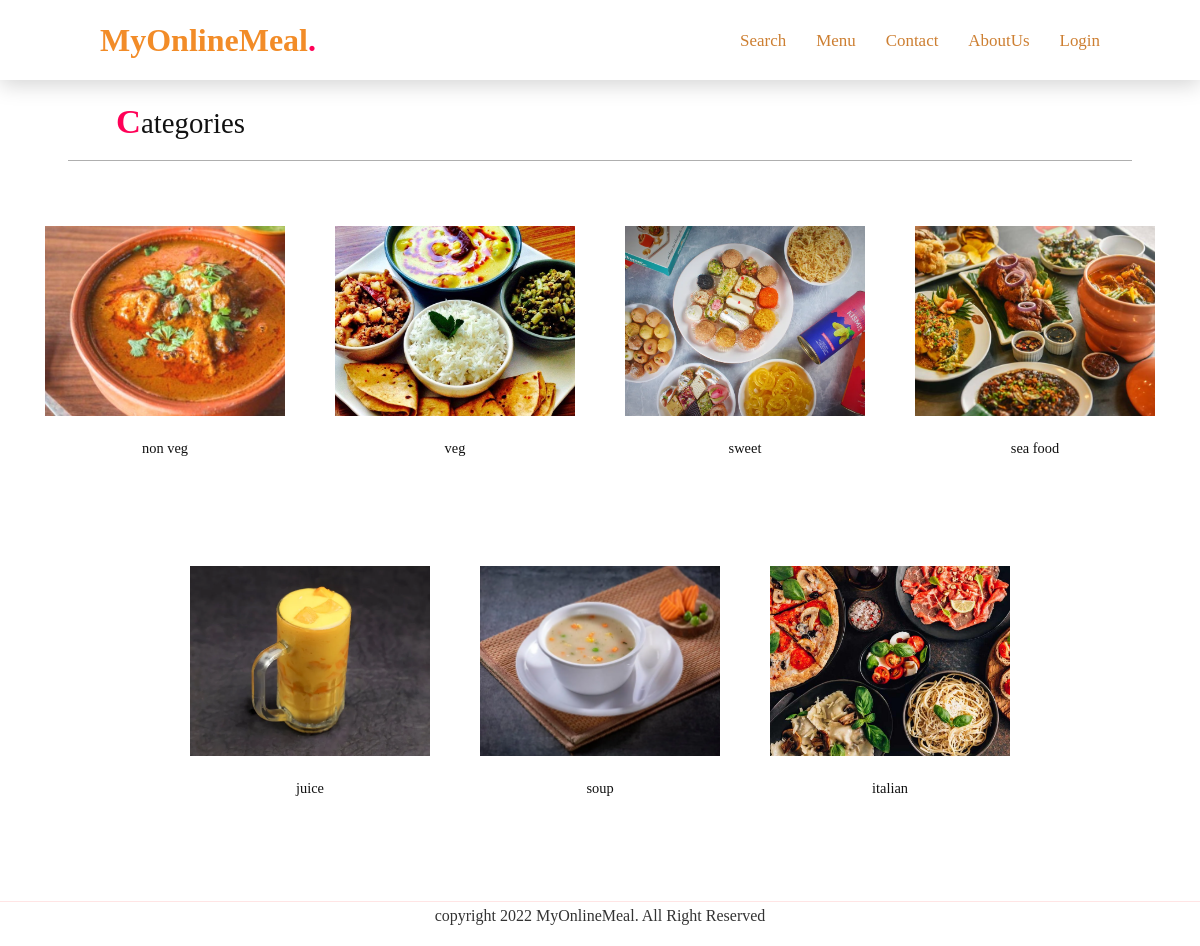
The app's page /all-categories.php with its own data.
### tables this page shows
CREATE TABLE `food_category` (
  `id` int(11) NOT NULL,
  `category` varchar(255) NOT NULL,
  `cat_img` varchar(256) NOT NULL
);

### all-categories.php (the view, shortened to what this page needs)
<!DOCTYPE html>
<html lang="en">
<head>
    <?php include('css.php'); ?>
    <link rel="stylesheet" href="./css/headercolors.css">
</head>
<body>
    <?php include'partials/_nav.php'?>
    <div id="mid-content">
        <section class="menu our-menu" id="menu">
            <div class="cont ms-5 ps-5 me-5 pe-5">
                <div class="">
                    <h2 class="titleText"><span>C</span>ategories</h2>
                </div>
            </div>
            <div class="content">
            <?php
            include 'partials/_dbconnect.php';
            $sql2 = "SELECT * FROM food_category";
            $result = mysqli_query($conn, $sql2);
            while($row= mysqli_fetch_assoc($result)){
            echo '
            <div class="box  cat-box">
                <a href="browse-category.php?category='.$row['category'].'" class="box-link" >
                    <div class="food-img-box">
                        <img src="foodimg/category/'.$row['cat_img'].'" class="food-img" alt="">
                    </div>
                    <div class="category-text">
                        <span class="box-food-category">'.$row['category'].'</span>
                    </div>
                </a>
                <div class="browse-text">
                    <a href="browse-category.php?category='.$row['category'].'" class="box-link2" >View</a>
                </div>
            </div>
            ';
}
?>
            </div>
        </section>
    </div>
    <?php include 'footer.php'?>
</body>
</html>

### css.php (shortened to what this page needs)
<link rel="stylesheet" href="css/style.css" type="text/css" />
<link rel="stylesheet" href="css/style2.css" type="text/css" />
<link rel="stylesheet" href="css/style3.css" type="text/css" />
<link href="css/style.css? <?=filemtime("css/style.css")?>" rel="stylesheet" type="text/css" />
<link rel="stylesheet" href="css/dropdown.css">
<link href="css/dropdown.css? <?=filemtime("css/dropdown.css")?>" rel="stylesheet" type="text/css" />
<link href="https://cdn.jsdelivr.net/npm/bootstrap@5.2.0-beta1/dist/css/bootstrap.min.css" rel="stylesheet">

### partials/_nav.php (shortened to what this page needs)
<?php
$user_name = "Login";
echo '
<header class="header">
<a href="index.php" class="logo">MyOnlineMeal<span>.</span></a>
<div class="menuToggle" onclick="toggleMenu();"></div>
<ul class="navigation">
    <li><a href="#"  data-bs-toggle="modal" data-bs-target="#exampleModal" id="search" onclick="toggleMenu();"> Search</a></li>
    <li><a href="viewall.php" id="allMenue" onclick="toggleMenu();"> Menu</a></li>
    <li><a href="contactus.php" onclick="toggleMenu();"> Contact </a></li>
    <li><a href="index.php#about" onclick="toggleMenu();"> AboutUs </a></li>
    ';
    if(isset($_SESSION['user_name'])){
        echo '
        <li>
        <div class="action">
            <div class="profile " onclick="dMenuToggle();">
                <a><h4 class="user-name">'.$user_name.'</h4></a>
            </div>
            <div class="d-menu">
                <h3>'.$user_name.'<br><span>User</span> </h3>
                <ul class="ps-0">
                    <li><img src="images/cart.png"><a href="cart.php" id="car" onclick="toggleMenu();"> Cart</a></li>
                    <li><img src="images/order.png"><a href="myorders.php" id="orders">My Orders</a></li>
                    <li><img src="images/logout.png"><a href="logout.php" >Logout</a></li>
                </ul>
            </div>
        </div>
        </li>';
    }else{
        echo '
        <li><a href="login.php" onclick="toggleMenu();"> Login </a></li>';
    }
  echo '
</ul>
</header>';
?>

### footer.php (shortened to what this page needs)
<footer class="copyrightText">
<p>copyright 2022 <span>MyOnlineMeal</span>. All Right Reserved</p>
</footer>

### css/style.css (style rules this page uses)
* { margin: 0; padding: 0; box-sizing: border-box; font-family: Poppins, sans-serif; scroll-behavior: smooth; }
body { min-height: 100vh; }
p { font-weight: 300; color: #111; }
.cont { margin-bottom: 30px; padding: 10px; }
header { position: fixed; top: 0; left: 0; width: 100%; padding: 40px 100px; z-index: 10000; display: flex; justify-content: space-between; align-items: center; transition: 0.5s; }
header .logo { color: #fff; font-weight: 700; font-size: 2em; text-decoration: none; }
header a { text-decoration: none!important; }
header .logo span { color: #ff0157; }
header .navigation { position: relative; display: flex; margin-top: 17px; font-size: 1.06rem; }
header .navigation li { list-style: none; margin-left: 30px; }
header .navigation li a { text-decoration: none; color: #fff; font-weight: 300; }
section { padding: 20px; }
.titleText { color: #111; font-size: 1.8em; font-weight: 500; }
.titleText span { color: #ff0157; font-weight: 700; font-size: 1.2em; }
.menu .content { display: flex; justify-content: center; flex-wrap: wrap; margin-top: 40px; }
.menu .content a { text-decoration: none; }
.copyrightText { position: sticky; top: 100%; padding: 2px 40px; border-top: 1px solid rgba(255, 0, 0, 0.1); text-align: center; }
.copyrightText p { color: #333; }
.copyrightText span { font-weight: 500; }

### css/style2.css (style rules this page uses)
* { margin: 0; padding: 0; box-sizing: border-box; font-family: Poppins, sans-serif; }
header { position: fixed; top: 0; left: 0; width: 100%; padding: 40px 100px; z-index: 10000; display: flex; justify-content: space-between; align-items: center; transition: 0.5s; box-shadow: 0 5px 20px rgb(0 0 0 / 17%); height: 80px; }
header .logo span { color: #000000; }
.cont { display: flex; justify-content: space-between; margin-top: 40px; border-bottom: 1px solid #00000050; }
.our-menu { margin-top: 31px; }
.our-menu .content a { text-decoration: none; }
::placeholder { font-weight: 500; }

### css/style3.css (style rules this page uses)
.box { height: 370px; width: 270px; margin: 10px; display: flex; align-items: center; flex-direction: column; padding: 14px; justify-content: space-between; border: 1px solid #ffffff; }
.box .food-img { width: 240px; height: 190px; object-fit: cover; }
.box-link span { font-size: 0.9rem; }
.box-link { color: #111; }
.cat-box { height: 320px; width: 270px; }
.category-text { margin-top: 20px; text-align: center; }

### css/dropdown.css (style rules this page uses)
* { font-family: Poppins; margin: 0; padding: 0; }

### css/headercolors.css (style rules this page uses)
header .logo { color: #F28C28; font-weight: 700; font-size: 2em; text-decoration: none; }
header .navigation li a { text-decoration: none; color: #CD7F32; font-weight: 400; }

### records on screen
food_category: cat_img (picture), category "non veg"
food_category: cat_img (picture), category "veg"
food_category: cat_img (picture), category "sweet"
food_category: cat_img (picture), category "sea food"
food_category: cat_img (picture), category "juice"
food_category: cat_img (picture), category "soup"
food_category: cat_img (picture), category "italian"
